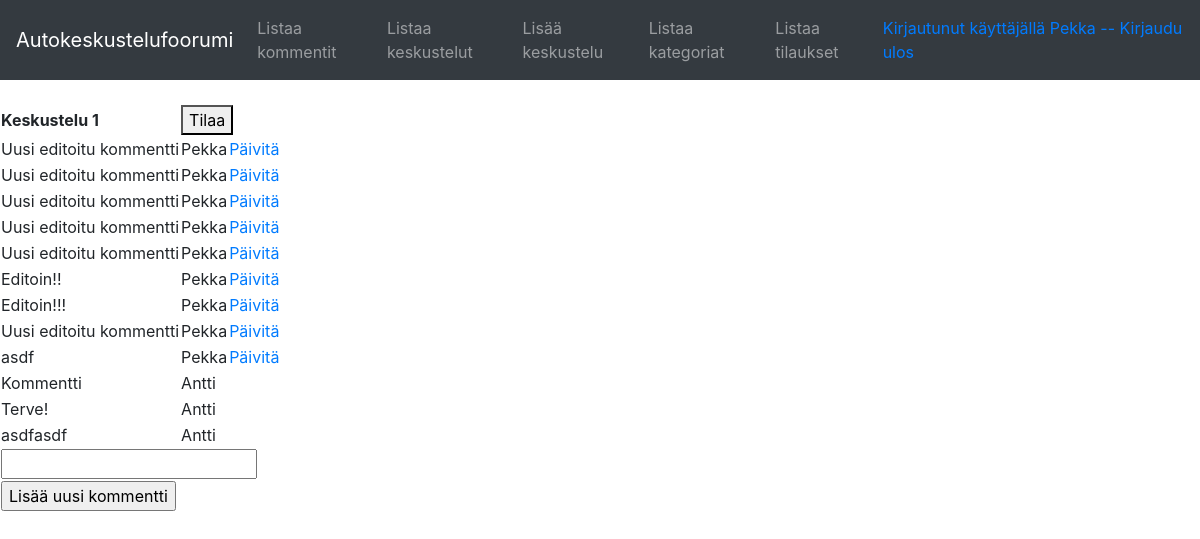
Page /conversations/1 (signed in) on the earlier database version.
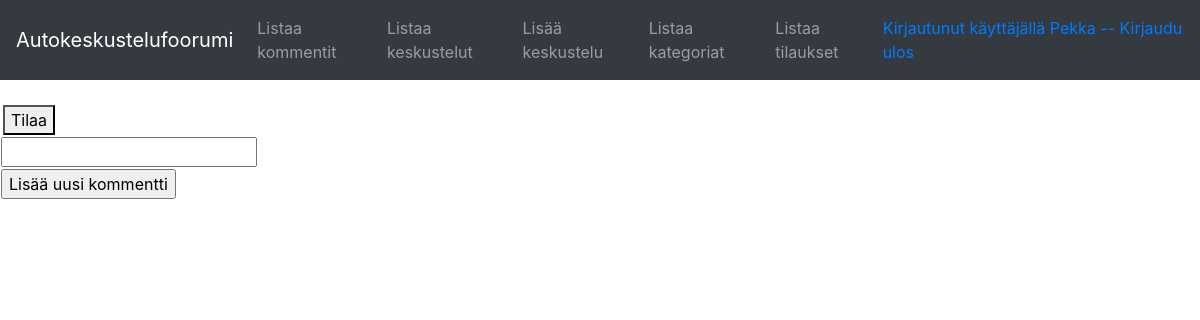
Same page on the later database version.
### application/auth/models.py (models this page shows, shortened)
class User(Base):
    __tablename__ = "account"
    name = db.Column(db.String(144), nullable=False)
    username = db.Column(db.String(144), nullable=False)
    password = db.Column(db.String(144), nullable=False)
    comments = db.relationship("Comment", backref='account', lazy=True)

### application/conversations/models.py (models this page shows, shortened)
class Conversation(Base):
    __tablename__ = "conversation"
    name = db.Column(db.String(144), nullable=False)
    @staticmethod
    def find_comments_for_conversation(convid=0):
      stmt = text("SELECT Comment.id, Comment.name, Comment.conversation_id, Account.username, Comment.account_id FROM Comment, Account WHERE Account.id = Comment.account_id AND Comment.conversation_id = :convid").params(convid=convid)
      res = db.engine.execute(stmt)
      response = []
      for row in res:
        response.append({"id":row[0], "name":row[1], "conversation_id":row[2], "username":row[3], "account_id":row[4]})
      return response

### application/comments/models.py (models this page shows, shortened)
class Comment(db.Model):
    id = db.Column(db.Integer, primary_key=True)
    date_created = db.Column(db.DateTime, default=db.func.current_timestamp())
    date_modified = db.Column(db.DateTime, default=db.func.current_timestamp(),
    onupdate=db.func.current_timestamp())
    name = db.Column(db.String(144), nullable=False)
    account_id = db.Column(db.Integer, db.ForeignKey('account.id'),  nullable=False)

### application/conversations/views.py (the view)
@app.route("/conversations/<conversation_id>", methods=["GET","POST"])
@login_required
def conversation_view(conversation_id):
    form = CommentForm(request.form)
    return render_template("conversations/viewOne.html", t=Conversation.query.get(conversation_id), form=form, conversation_comments=Conversation.find_comments_for_conversation(conversation_id))

### application/comments/forms.py
class CommentForm(FlaskForm):
    name = StringField("Comment name")
    class Meta:
        csrf = False

### application/__init__.py (called while the page is built)
@login_manager.user_loader
def load_user(user_id):
    return User.query.get(user_id)

### application/templates/conversations/viewOne.html (shortened to what this page needs)
{% extends "layout.html" %}
{% block body %}
  <table>
    <tr>
      <th>{{ t.name }}</th>
      <td colspan="2"><form method = "POST" action="{{ url_for('conversation_subscribe', conversation_id = t.id) }}"><Button type="submit">Tilaa</Button>
      <th></th>
    </tr>
    {% for comment in conversation_comments %}
    <tr>
      <td>{{ comment.name }}</td>
      <td> {{ comment.username }}</td>
      {% if current_user.id == comment.account_id %}
      <td><a href="{{ url_for('comment_update', comment_id=comment.id) }} ">Päivitä</a></td>
      {% endif %}
    </tr>
    {% endfor %}
  </table>
  <form method="POST" action="{{ url_for('comments_create', conversation_id=t.id) }}">
    <table>
      <tr>
  <td>
    {{ form.name }}
  </td>
      </tr>
      <tr>
  <td colspan="2">
    <input type="submit" value="Lisää uusi kommentti"/>
  </td>
      </tr>
  </form>
{% endblock %}

### application/templates/layout.html (shortened to what this page needs)
<!DOCTYPE html>
<html>
<head>
  <link rel="stylesheet" href="https://maxcdn.bootstrapcdn.com/bootstrap/4.0.0/css/bootstrap.min.css"
>
</head>
<body>
    <nav class="navbar navbar-expand-md navbar-dark bg-dark mb-4">
        <a class="navbar-brand" href="#">Autokeskustelufoorumi</a>
        <div class="collapse navbar-collapse" id="navbarCollapse">
                <ul class="navbar-nav mr-auto">
                  <li class="nav-item">
                    <a class="nav-link" href="{{ url_for('comments_index') }} ">Listaa kommentit</a>
                  </li>
                  <li class="nav-item">
                      <a class="nav-link" href="{{ url_for('conversations_index') }} ">Listaa keskustelut</a>
                    </li>
                    <li class="nav-item">
                        <a class="nav-link" href="{{ url_for('conversations_form') }} ">Lisää keskustelu</a>
                      </li>
                      <li class="nav-item">
                        <a class="nav-link" href="{{ url_for('categories_index') }} ">Listaa kategoriat</a>
                      </li>
                      <li class="nav-item">
                        <a class="nav-link" href="{{ url_for('conversations_subscriptions') }} ">Listaa tilaukset</a>
                      </li>
                </ul>
                <div class="form-inline mt-2 mt-md-0">
            {% if current_user.is_authenticated %}
            <a href="{{ url_for('auth_logout') }}">Kirjautunut käyttäjällä {{ current_user.name }} -- Kirjaudu ulos</a>
            {% else %}
            <a href="{{ url_for('auth_login') }}">Login</a>
            {% endif %}
                </div>
        </div>
            </nav>
  {% block body %}{% endblock %}
</body>
</html>

Differences in the rows shown:
removed Conversation: name "Keskustelu 1"
removed Comment: name "Uusi editoitu kommentti", username "Pekka"
removed Comment: name "Uusi editoitu kommentti", username "Pekka"
removed Comment: name "Uusi editoitu kommentti", username "Pekka"
removed Comment: name "Uusi editoitu kommentti", username "Pekka"
removed Comment: name "Uusi editoitu kommentti", username "Pekka"
removed Comment: name "Editoin!!", username "Pekka"
removed Comment: name "Editoin!!!", username "Pekka"
removed Comment: name "Uusi editoitu kommentti", username "Pekka"
removed Comment: name "asdf", username "Pekka"
removed Comment: name "Kommentti", username "Antti"
removed Comment: name "Terve!", username "Antti"
removed Comment: name "asdfasdf", username "Antti"
